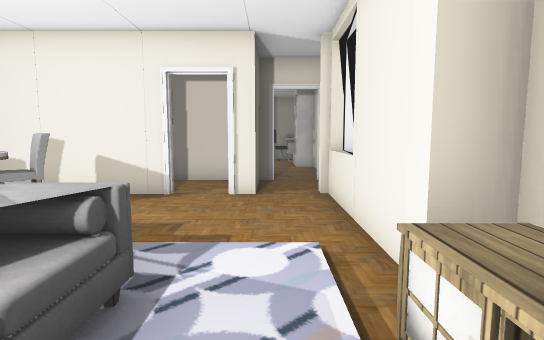
[1] (above)

15 first-person views from a walk through a Unity game level. The camera is 1.4 m above the floor, tilts 6° down and sees 80° across. The floor is counted in squares, 1 m on a side. Each view is taken from the middle of a square. On the plan, view 1 faces up. The plan holds only what a view shows up to about 15 squares ahead; the rest is blank. The place goes on beyond the plan. The player is left out. Door leaves are left out, so doorways stand open. Some surface patterns are stand-ins.

[2]
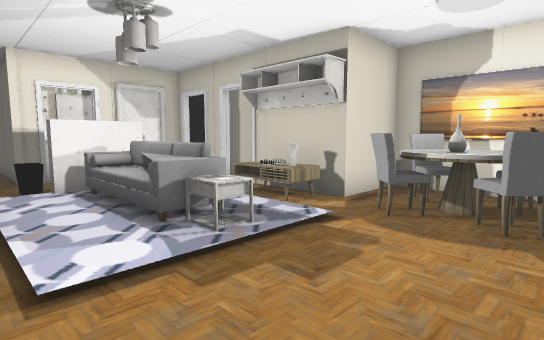

[3]
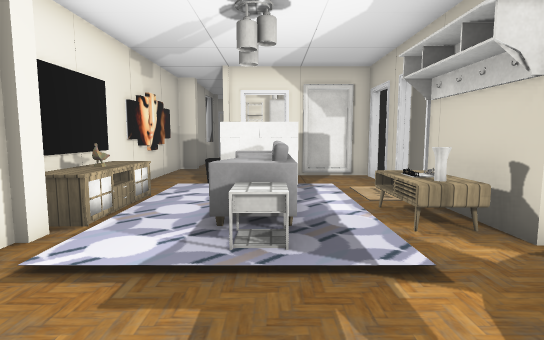

[4]
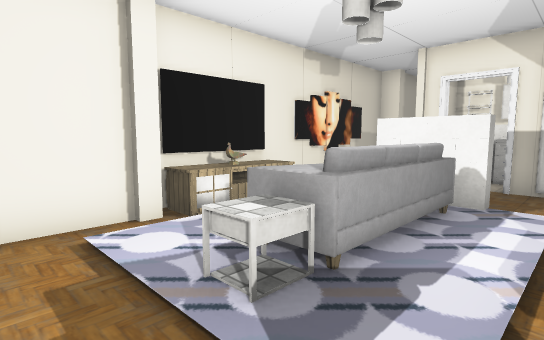

[5]
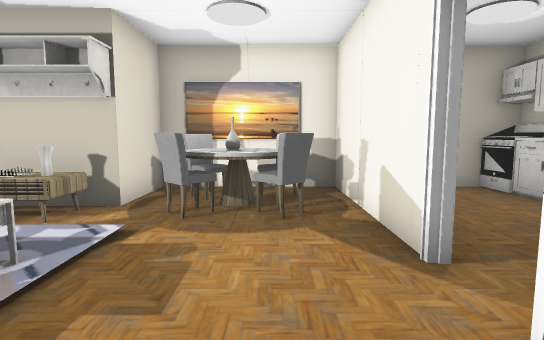

[6]
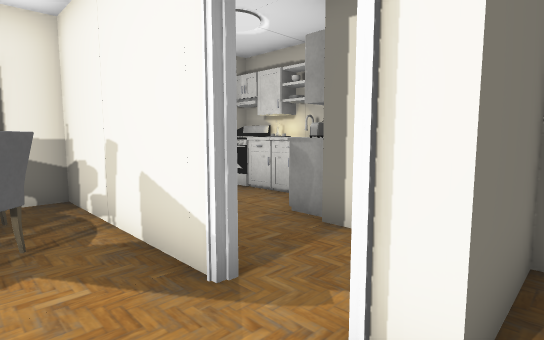

[7]
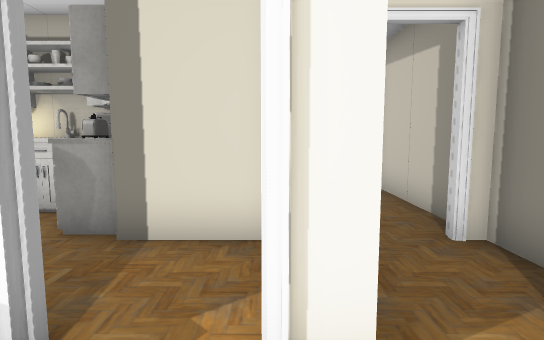

[8]
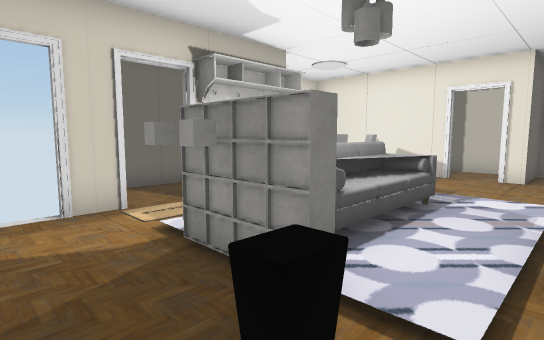

[9]
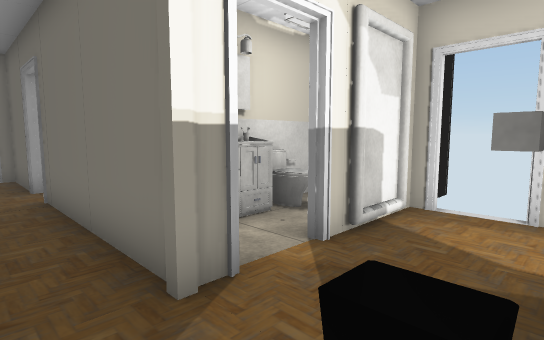

[10]
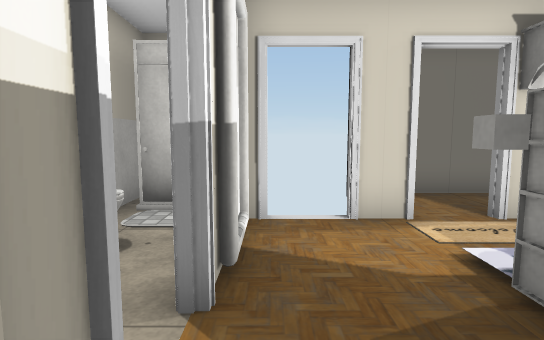

[11]
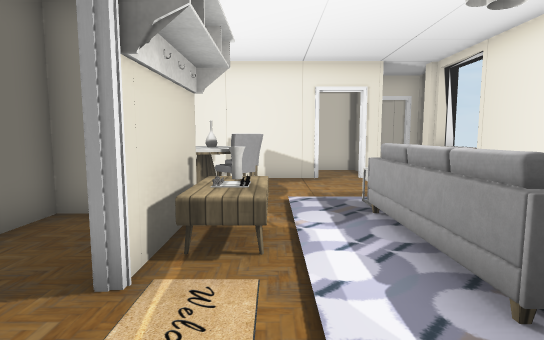

[12]
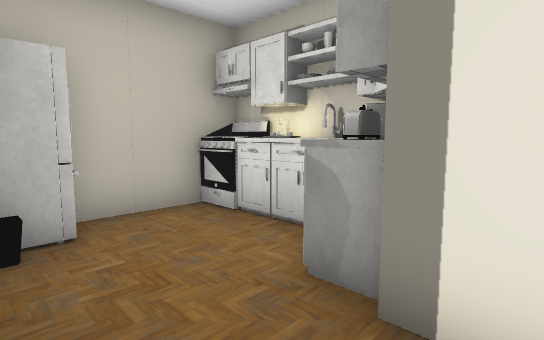

[13]
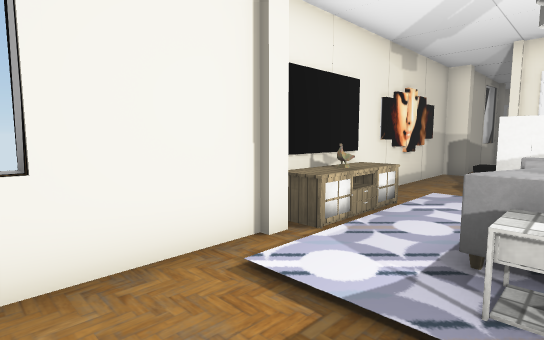

[14]
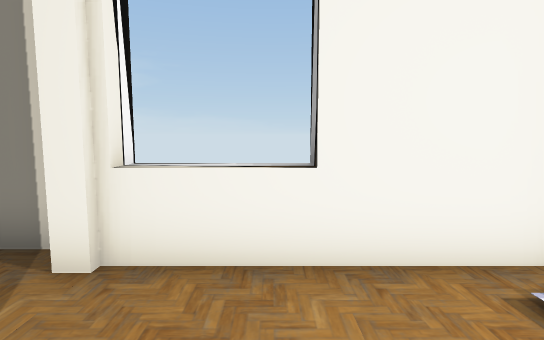

[15]
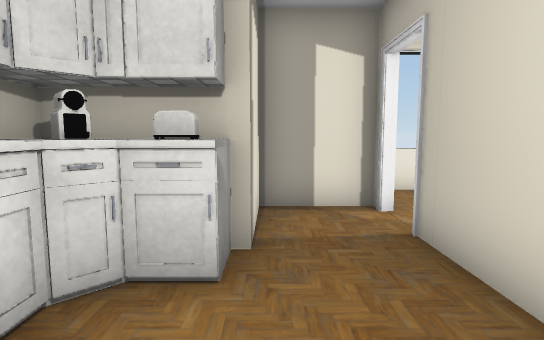

### Floor plan
Points are (right, up) in squares from view 1. A wall is a line through its corners. A room is listed if a view was taken in it or the views show most of it. See-through windows are left out.
Room 1 (views 1, 2, 3, 4, 5, 6, 7, 8, 9, 10, 11, 12, 13, 14)
walls: (1.4, 3.4) (1.4, 7.5); (1.4, 5.5) (2, 5.5); (-5.4, -1.6) (-5.4, -2.8); (-2.4, 7.8) (-7.9, 7.8) (-7.9, 3); (-0.4, 7.8) (-1, 7.8) (-1, 8); (-8, 3) (-5.4, 3) (-5.4, -0.2); (-1.1, -4.5) (-0.5, -4.5); (-3.2, -4.5) (-2.5, -4.5); (1.9, 8.7) (1.9, 10.3); (-0.4, 10.4) (-0.4, 8.4); (-2.5, -7) (-1.5, -7); (1.9, -6.5) (1.9, 2.5)
ways out: opening at (-6, 1) to room 3; open door at (-5, -1) to room 3; opening at (-2, 8) to room 4; opening at (-4, -4.5); open door at (-1.7, -4.7); open door at (0.5, 10); gap at (-5, -3.5)
objects: chair (-7, 4) to (-6, 5); chair (-7, 6) to (-6, 7); vase (-6, 5) to (-5, 5); table (-5, 1) to (-4, 2); vase (-5, 2); chair (-5, 4) to (-4, 4); chair (-5, 6) to (-4, 7); other object (-3, -6) to (-2, -6); shelf (-3, -2); other object (-2, -2); sofa (-2, -1) to (-1, 2); table (-2, 3); other object (-1, -7) to (-1, -6); shelf (-1, -2); other object (0, -5); other object (0, 8); other object (1, -7); table (1, 0) to (1, 2); other object (1, 3); other object (1, 8); other object (2, -7); other object (2, 3)
Room 2 (view 15)
walls: (-4.8, 8) (-3.6, 8); (-4.5, 11.8) (-5.5, 11.8); (-3.1, 10.3) (-3.1, 12.3); (-4.6, 12.8) (-6.9, 12.8); (-7.9, 12.6) (-7.9, 9.4); (-3, 12.8) (-4, 12.8)
ways out: opening at (-3, 9) to room 4
objects: fridge (-7, 9); stove (-7, 12); other object (-6, 12); other object (-4, 11); other object (-4, 12)
Room 3 (no view inside)
walls: (-5.4, -0.2) (-5.7, -0.2); (-7.1, -2) (-5.7, -2.1); (-5.7, -1.6) (-5.4, -1.6); (-7.2, 2.8) (-8, 2.8); (-7.9, 3) (-7.9, -0.8)
ways out: opening at (-6, 1) to room 1; open door at (-5, -1) to room 1
Room 4 (no view inside)
walls: (-1, 8) (-0.5, 8); (-0.6, 8.5) (-0.6, 10.2); (-3.1, 10.5) (-3.6, 10.5); (-3.6, 8) (-2.4, 8); (0.1, 10.3) (-3.1, 10.3)
ways out: opening at (-2, 8) to room 1; opening at (-3, 9) to room 2

Where each view was taken, in squares from view 1:
view 1: 0 up, 0 right, facing up
view 2: 7 up, 1 right, facing down-left
view 3: 7 up, 2 left, facing down
view 4: 5 up, 4 left, facing down-right
view 5: 6 up, 1 right, facing left
view 6: 6 up, 0 right, facing up-left
view 7: 6 up, 1 left, facing up
view 8: 4 down, 1 right, facing up-left
view 9: 2 down, 1 right, facing down-left
view 10: 4 down, 0 right, facing left
view 11: 3 down, 4 left, facing up
view 12: 8 up, 2 left, facing up-left
view 13: 6 up, 2 left, facing down-right
view 14: 6 up, 2 left, facing right
view 15: 10 up, 7 left, facing right
